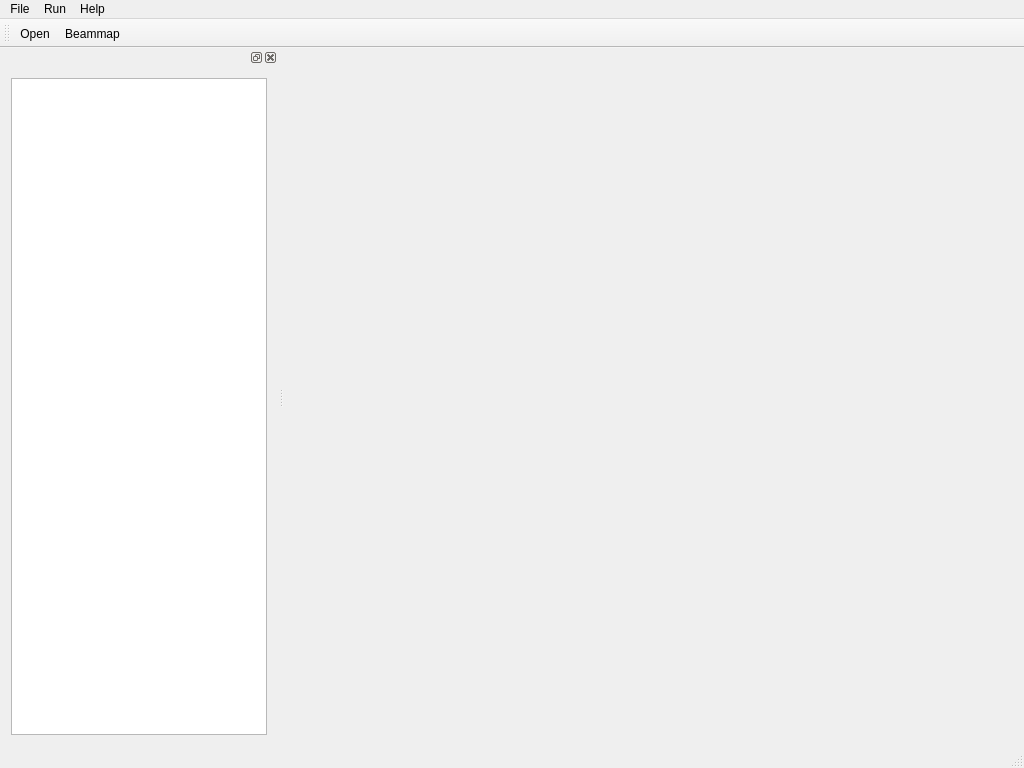
<?xml version="1.0" encoding="UTF-8"?>
<ui version="4.0">
 <class>MainWindow</class>
 <widget class="QMainWindow" name="MainWindow">
  <property name="geometry">
   <rect>
    <x>0</x>
    <y>0</y>
    <width>1024</width>
    <height>768</height>
   </rect>
  </property>
  <property name="windowTitle">
   <string>MainWindow</string>
  </property>
  <widget class="QWidget" name="centralWidget">
   <layout class="QHBoxLayout" name="horizontalLayout">
    <item>
     <widget class="QCustomPlot" name="widget" native="true"/>
    </item>
   </layout>
  </widget>
  <widget class="QMenuBar" name="menuBar">
   <property name="geometry">
    <rect>
     <x>0</x>
     <y>0</y>
     <width>1024</width>
     <height>22</height>
    </rect>
   </property>
   <widget class="QMenu" name="menuFile">
    <property name="title">
     <string>File</string>
    </property>
    <addaction name="actionOpen"/>
   </widget>
   <widget class="QMenu" name="menuHelp">
    <property name="title">
     <string>Help</string>
    </property>
   </widget>
   <widget class="QMenu" name="menuRun">
    <property name="title">
     <string>Run</string>
    </property>
    <addaction name="actionBeammap"/>
   </widget>
   <addaction name="menuFile"/>
   <addaction name="menuRun"/>
   <addaction name="menuHelp"/>
  </widget>
  <widget class="QToolBar" name="mainToolBar">
   <attribute name="toolBarArea">
    <enum>TopToolBarArea</enum>
   </attribute>
   <attribute name="toolBarBreak">
    <bool>false</bool>
   </attribute>
   <addaction name="actionOpen"/>
   <addaction name="actionBeammap"/>
  </widget>
  <widget class="QStatusBar" name="statusBar"/>
  <widget class="QDockWidget" name="dockWidget">
   <attribute name="dockWidgetArea">
    <number>1</number>
   </attribute>
   <widget class="QWidget" name="dockWidgetContents">
    <layout class="QHBoxLayout" name="horizontalLayout_2">
     <item>
      <widget class="QTreeView" name="treeView"/>
     </item>
    </layout>
   </widget>
  </widget>
  <action name="actionOpen">
   <property name="text">
    <string>Open...</string>
   </property>
  </action>
  <action name="actionBeammap">
   <property name="text">
    <string>Beammap</string>
   </property>
  </action>
 </widget>
 <layoutdefault spacing="6" margin="11"/>
 <customwidgets>
  <customwidget>
   <class>QCustomPlot</class>
   <extends>QWidget</extends>
   <header>qcustomplot/qcustomplot.h</header>
   <container>1</container>
  </customwidget>
 </customwidgets>
 <resources/>
 <connections>
  <connection>
   <sender>actionOpen</sender>
   <signal>triggered()</signal>
   <receiver>MainWindow</receiver>
   <slot>openApXml()</slot>
   <hints>
    <hint type="sourcelabel">
     <x>-1</x>
     <y>-1</y>
    </hint>
    <hint type="destinationlabel">
     <x>199</x>
     <y>149</y>
    </hint>
   </hints>
  </connection>
  <connection>
   <sender>actionBeammap</sender>
   <signal>triggered()</signal>
   <receiver>MainWindow</receiver>
   <slot>runBeammap()</slot>
   <hints>
    <hint type="sourcelabel">
     <x>-1</x>
     <y>-1</y>
    </hint>
    <hint type="destinationlabel">
     <x>199</x>
     <y>149</y>
    </hint>
   </hints>
  </connection>
 </connections>
 <slots>
  <slot>openApXml()</slot>
  <slot>runBeammap()</slot>
 </slots>
</ui>
